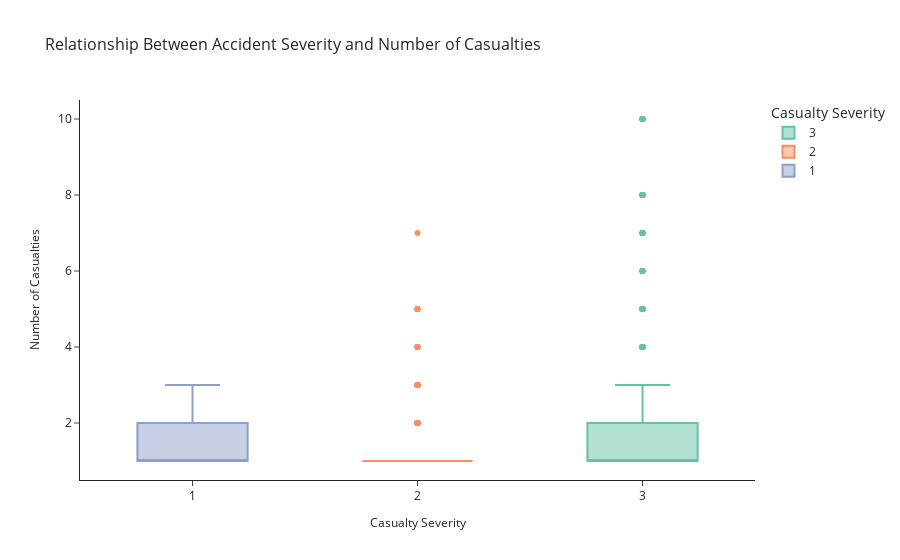

Source (notebook cell):
### Markdown cell above
#relationship between accident severity and the number of casualties

### Code cell
# Ensure 'Number of Casualties' is numeric
df['Number of Casualties'] = pd.to_numeric(df['Number of Casualties'], errors='coerce')

# Create the box plot using Plotly
fig = px.box(
    df,
    x='Casualty Severity',
    y='Number of Casualties',
    color='Casualty Severity',  # Add hue-like functionality
    color_discrete_sequence=px.colors.qualitative.Set2,  # Use the Set2 palette
    title="Relationship Between Accident Severity and Number of Casualties",
    labels={
        'Casualty Severity': 'Casualty Severity',
        'Number of Casualties': 'Number of Casualties'
    }
)

# Customize layout
fig.update_layout(
    xaxis_title="Casualty Severity",
    yaxis_title="Number of Casualties",
    title_font_size=16,
    xaxis=dict(title_font_size=12),
    yaxis=dict(title_font_size=12),
    template="simple_white"
)

# Show the plot
fig.show()

### Figure 1 — Plotly figure (JSON) as saved in the notebook; plotly's stock layout.template omitted (floating-point values rounded to 4 significant figures; data arrays with more than 128 entries replaced by an {"elided": "..."} marker saying what was removed)
{"data": [{"alignmentgroup": "True", "hovertemplate": "Casualty Severity=%{x}<br>Number of Casualties=%{y}<extra></extra>", "legendgroup": "3", "marker": {"color": "rgb(102,194,165)"}, "name": "3", "notched": false, "offsetgroup": "3", "orientation": "v", "showlegend": true, "type": "box", "x": {"elided": "1686 int values"}, "x0": " ", "xaxis": "x", "y": {"elided": "1686 int values"}, "y0": " ", "yaxis": "y"}, {"alignmentgroup": "True", "hovertemplate": "Casualty Severity=%{x}<br>Number of Casualties=%{y}<extra></extra>", "legendgroup": "2", "marker": {"color": "rgb(252,141,98)"}, "name": "2", "notched": false, "offsetgroup": "2", "orientation": "v", "showlegend": true, "type": "box", "x": {"elided": "230 int values"}, "x0": " ", "xaxis": "x", "y": {"elided": "230 int values"}, "y0": " ", "yaxis": "y"}, {"alignmentgroup": "True", "hovertemplate": "Casualty Severity=%{x}<br>Number of Casualties=%{y}<extra></extra>", "legendgroup": "1", "marker": {"color": "rgb(141,160,203)"}, "name": "1", "notched": false, "offsetgroup": "1", "orientation": "v", "showlegend": true, "type": "box", "x": [1, 1, 1, 1, 1, 1, 1, 1, 1, 1, 1, 1, 1, 1, 1, 1, 1, 1, 1], "x0": " ", "xaxis": "x", "y": [1, 1, 1, 3, 3, 2, 1, 1, 2, 2, 2, 2, 1, 1, 1, 1, 1, 1, 1], "y0": " ", "yaxis": "y"}], "layout": {"autosize": true, "boxmode": "overlay", "legend": {"title": {"text": "Casualty Severity"}, "tracegroupgap": 0}, "title": {"font": {"size": 16}, "text": "Relationship Between Accident Severity and Number of Casualties"}, "xaxis": {"anchor": "y", "autorange": true, "categoryarray": [3, 2, 1], "categoryorder": "array", "domain": [0, 1], "range": [0.5, 3.5], "title": {"font": {"size": 12}, "text": "Casualty Severity"}, "type": "linear"}, "yaxis": {"anchor": "x", "autorange": true, "domain": [0, 1], "range": [0.5, 10.5], "title": {"font": {"size": 12}, "text": "Number of Casualties"}, "type": "linear"}}}
